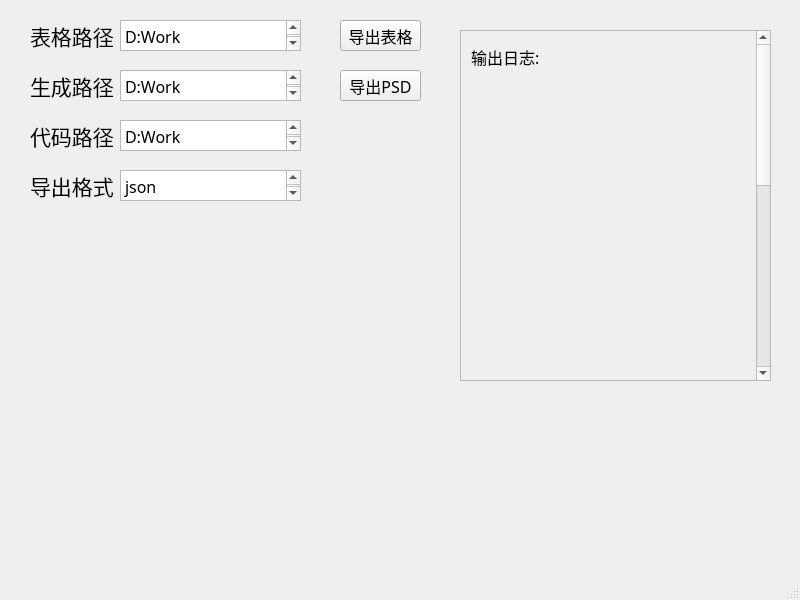
<?xml version="1.0" encoding="UTF-8"?>
<ui version="4.0">
 <class>MainWindow</class>
 <widget class="QMainWindow" name="MainWindow">
  <property name="geometry">
   <rect>
    <x>0</x>
    <y>0</y>
    <width>800</width>
    <height>600</height>
   </rect>
  </property>
  <property name="windowTitle">
   <string>MainWindow</string>
  </property>
  <widget class="QWidget" name="centralwidget">
   <widget class="QWidget" name="horizontalLayoutWidget">
    <property name="geometry">
     <rect>
      <x>30</x>
      <y>10</y>
      <width>271</width>
      <height>51</height>
     </rect>
    </property>
    <layout class="QHBoxLayout" name="layout_excel">
     <property name="sizeConstraint">
      <enum>QLayout::SetDefaultConstraint</enum>
     </property>
     <property name="leftMargin">
      <number>0</number>
     </property>
     <property name="topMargin">
      <number>10</number>
     </property>
     <property name="bottomMargin">
      <number>10</number>
     </property>
     <item>
      <widget class="QLabel" name="label">
       <property name="font">
        <font>
         <family>Adobe Arabic</family>
         <pointsize>16</pointsize>
        </font>
       </property>
       <property name="text">
        <string>表格路径</string>
       </property>
      </widget>
     </item>
     <item>
      <widget class="QPlainTextEdit" name="edit_excel">
       <property name="minimumSize">
        <size>
         <width>150</width>
         <height>30</height>
        </size>
       </property>
       <property name="font">
        <font>
         <family>Adobe Arabic</family>
         <pointsize>12</pointsize>
        </font>
       </property>
       <property name="plainText">
        <string>D:Work</string>
       </property>
      </widget>
     </item>
    </layout>
   </widget>
   <widget class="QWidget" name="horizontalLayoutWidget_2">
    <property name="geometry">
     <rect>
      <x>30</x>
      <y>60</y>
      <width>271</width>
      <height>51</height>
     </rect>
    </property>
    <layout class="QHBoxLayout" name="layout_path">
     <property name="sizeConstraint">
      <enum>QLayout::SetDefaultConstraint</enum>
     </property>
     <property name="leftMargin">
      <number>0</number>
     </property>
     <property name="topMargin">
      <number>10</number>
     </property>
     <property name="bottomMargin">
      <number>10</number>
     </property>
     <item>
      <widget class="QLabel" name="label_2">
       <property name="font">
        <font>
         <family>Adobe Arabic</family>
         <pointsize>16</pointsize>
        </font>
       </property>
       <property name="text">
        <string>生成路径</string>
       </property>
      </widget>
     </item>
     <item>
      <widget class="QPlainTextEdit" name="edit_path">
       <property name="minimumSize">
        <size>
         <width>150</width>
         <height>30</height>
        </size>
       </property>
       <property name="font">
        <font>
         <family>Adobe Arabic</family>
         <pointsize>12</pointsize>
        </font>
       </property>
       <property name="plainText">
        <string>D:Work</string>
       </property>
      </widget>
     </item>
    </layout>
   </widget>
   <widget class="QWidget" name="horizontalLayoutWidget_3">
    <property name="geometry">
     <rect>
      <x>30</x>
      <y>160</y>
      <width>271</width>
      <height>51</height>
     </rect>
    </property>
    <layout class="QHBoxLayout" name="layout_type">
     <property name="sizeConstraint">
      <enum>QLayout::SetDefaultConstraint</enum>
     </property>
     <property name="leftMargin">
      <number>0</number>
     </property>
     <property name="topMargin">
      <number>10</number>
     </property>
     <property name="bottomMargin">
      <number>10</number>
     </property>
     <item>
      <widget class="QLabel" name="label_3">
       <property name="font">
        <font>
         <family>Adobe Arabic</family>
         <pointsize>16</pointsize>
        </font>
       </property>
       <property name="text">
        <string>导出格式</string>
       </property>
      </widget>
     </item>
     <item>
      <widget class="QPlainTextEdit" name="edit_type">
       <property name="minimumSize">
        <size>
         <width>150</width>
         <height>30</height>
        </size>
       </property>
       <property name="font">
        <font>
         <family>Adobe Arabic</family>
         <pointsize>12</pointsize>
        </font>
       </property>
       <property name="plainText">
        <string>json</string>
       </property>
      </widget>
     </item>
    </layout>
   </widget>
   <widget class="QWidget" name="horizontalLayoutWidget_4">
    <property name="geometry">
     <rect>
      <x>30</x>
      <y>110</y>
      <width>271</width>
      <height>51</height>
     </rect>
    </property>
    <layout class="QHBoxLayout" name="layout_codepath">
     <property name="sizeConstraint">
      <enum>QLayout::SetDefaultConstraint</enum>
     </property>
     <property name="leftMargin">
      <number>0</number>
     </property>
     <property name="topMargin">
      <number>10</number>
     </property>
     <property name="bottomMargin">
      <number>10</number>
     </property>
     <item>
      <widget class="QLabel" name="label_4">
       <property name="font">
        <font>
         <family>Adobe Arabic</family>
         <pointsize>16</pointsize>
        </font>
       </property>
       <property name="text">
        <string>代码路径</string>
       </property>
      </widget>
     </item>
     <item>
      <widget class="QPlainTextEdit" name="edit_codepath">
       <property name="minimumSize">
        <size>
         <width>150</width>
         <height>30</height>
        </size>
       </property>
       <property name="font">
        <font>
         <family>Adobe Arabic</family>
         <pointsize>12</pointsize>
        </font>
       </property>
       <property name="plainText">
        <string>D:Work</string>
       </property>
      </widget>
     </item>
    </layout>
   </widget>
   <widget class="QScrollArea" name="scroll">
    <property name="geometry">
     <rect>
      <x>460</x>
      <y>30</y>
      <width>311</width>
      <height>351</height>
     </rect>
    </property>
    <property name="contextMenuPolicy">
     <enum>Qt::ActionsContextMenu</enum>
    </property>
    <property name="widgetResizable">
     <bool>true</bool>
    </property>
    <widget class="QWidget" name="contents">
     <property name="enabled">
      <bool>true</bool>
     </property>
     <property name="geometry">
      <rect>
       <x>0</x>
       <y>0</y>
       <width>292</width>
       <height>800</height>
      </rect>
     </property>
     <property name="minimumSize">
      <size>
       <width>200</width>
       <height>800</height>
      </size>
     </property>
     <property name="contextMenuPolicy">
      <enum>Qt::ActionsContextMenu</enum>
     </property>
     <widget class="QLabel" name="log">
      <property name="enabled">
       <bool>true</bool>
      </property>
      <property name="geometry">
       <rect>
        <x>10</x>
        <y>10</y>
        <width>261</width>
        <height>31</height>
       </rect>
      </property>
      <property name="font">
       <font>
        <family>宋体</family>
        <pointsize>12</pointsize>
       </font>
      </property>
      <property name="cursor">
       <cursorShape>WaitCursor</cursorShape>
      </property>
      <property name="layoutDirection">
       <enum>Qt::LeftToRight</enum>
      </property>
      <property name="text">
       <string>输出日志:</string>
      </property>
     </widget>
    </widget>
   </widget>
   <widget class="QPushButton" name="btn_excel">
    <property name="geometry">
     <rect>
      <x>340</x>
      <y>20</y>
      <width>81</width>
      <height>31</height>
     </rect>
    </property>
    <property name="font">
     <font>
      <family>方正粗圆简体</family>
      <pointsize>12</pointsize>
     </font>
    </property>
    <property name="text">
     <string>导出表格</string>
    </property>
   </widget>
   <widget class="QPushButton" name="btn_psd">
    <property name="geometry">
     <rect>
      <x>340</x>
      <y>70</y>
      <width>81</width>
      <height>31</height>
     </rect>
    </property>
    <property name="font">
     <font>
      <family>方正粗圆简体</family>
      <pointsize>12</pointsize>
     </font>
    </property>
    <property name="text">
     <string>导出PSD</string>
    </property>
   </widget>
  </widget>
  <widget class="QMenuBar" name="menubar">
   <property name="geometry">
    <rect>
     <x>0</x>
     <y>0</y>
     <width>800</width>
     <height>23</height>
    </rect>
   </property>
  </widget>
  <widget class="QStatusBar" name="statusbar"/>
 </widget>
 <resources/>
 <connections>
  <connection>
   <sender>btn_excel</sender>
   <signal>clicked()</signal>
   <receiver>btn_excel</receiver>
   <slot>click()</slot>
   <hints>
    <hint type="sourcelabel">
     <x>380</x>
     <y>58</y>
    </hint>
    <hint type="destinationlabel">
     <x>380</x>
     <y>58</y>
    </hint>
   </hints>
  </connection>
 </connections>
</ui>
